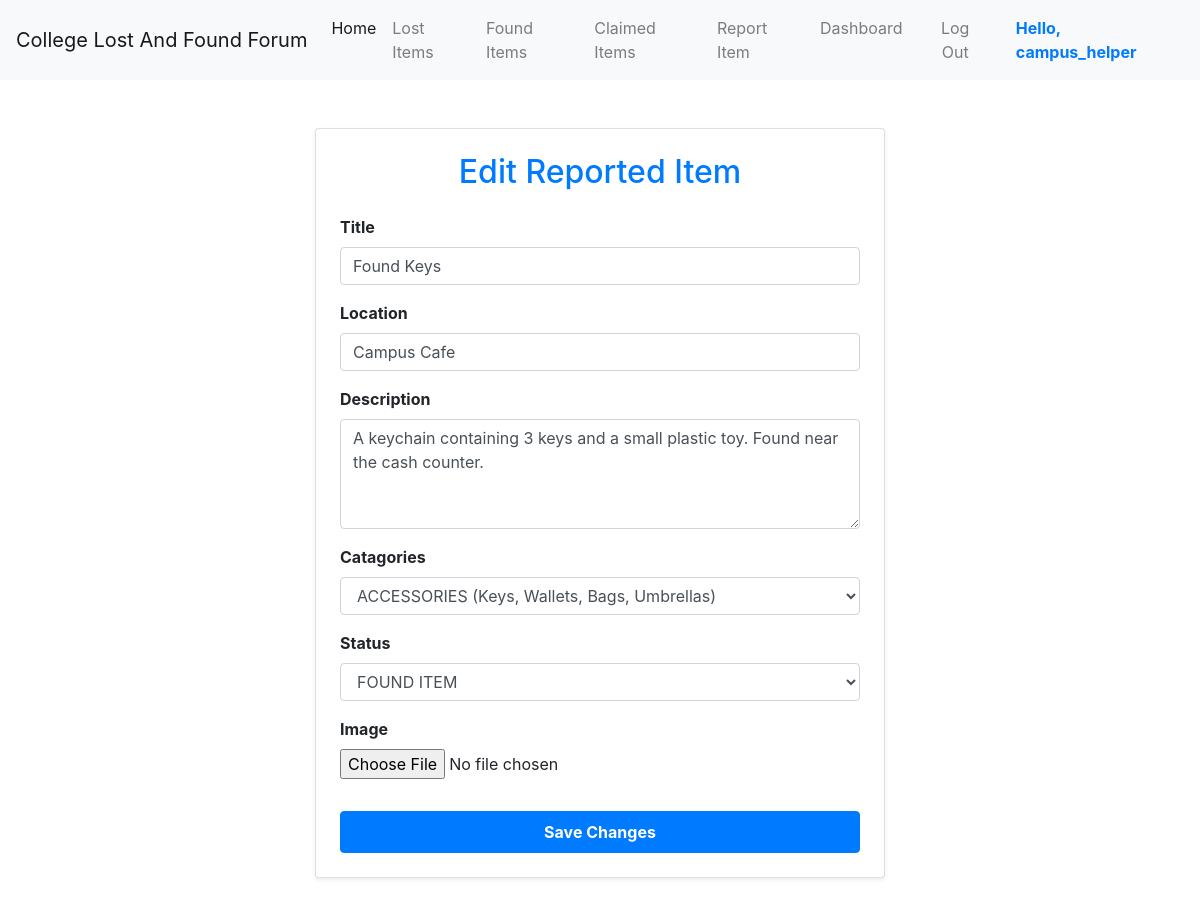
Screenshot of /items/14/edit/ (signed in) with the database file from the repository.
### lost_found/models.py (models this page shows)
class Item(models.Model):
    title = models.CharField(max_length=200)
    location = models.CharField(max_length=200)
    description = models.TextField()
    catagories = models.CharField(
        max_length=3,
        choices=ctg,
        default='Oth'
    )
    status= models.CharField(
        max_length=3,
        choices=stat,
        default="L"
    )
    image = models.ImageField(upload_to="lostitems/", blank=True, null=True)
    created_at = models.DateTimeField(auto_now_add=True)
    user = models.ForeignKey(settings.AUTH_USER_MODEL, on_delete=models.CASCADE)
    claimed_by = models.ForeignKey(settings.AUTH_USER_MODEL, on_delete=models.SET_NULL, null=True, blank=True, related_name='claimed_items')

### lost_found/views.py (the view)
# urls.py: path("items/<int:item_id>/edit/", views.edit_item, name="edit item"),
@login_required
def edit_item(request, item_id):
    item = get_object_or_404(Item, id=item_id)
    if item.user != request.user:
        raise PermissionDenied("You do not have permission to edit this item.")
    if request.method == 'POST':
        form = Itemform(request.POST, request.FILES, instance=item)
        if form.is_valid():
            form.save()
            return redirect('dashboard')
    else:
        form = Itemform(instance=item)
    return render(request, "lostitemreg.html", context={'form': form, 'is_edit': True, 'item': item})

### lost_found/forms.py
class Itemform(forms.ModelForm):
    class Meta:
        model = Item
        fields = ['title', 'location', 'description', 'catagories', 'status', 'image']
        widgets = {
            'title': forms.TextInput(attrs={'class': 'form-control', 'placeholder': 'Enter item title'}),
            'location': forms.TextInput(attrs={'class': 'form-control', 'placeholder': 'Enter location'}),
            'description': forms.Textarea(attrs={'class': 'form-control', 'rows': 4, 'placeholder': 'Provide a description...'}),
            'catagories': forms.Select(attrs={'class': 'form-control'}),
            'status': forms.Select(attrs={'class': 'form-control'}),
            'image': forms.ClearableFileInput(attrs={'class': 'form-control-file'}),
        }

### lost_found/templates/lostitemreg.html (shortened to what this page needs)
{% extends "base.html" %}
{% block content %}
<div class="container my-5" style="max-width: 600px;">
    <div class="card p-4 shadow-sm">
        <h2 class="text-center mb-4 text-primary">{% if is_edit %}Edit Reported Item{% else %}Report Lost or Found Item{% endif %}</h2>
        <form method="POST" enctype="multipart/form-data" novalidate>
            {% for field in form %}
                <div class="form-group mb-3">
                    <label for="{{ field.id_for_label }}" class="font-weight-bold">{{ field.label }}</label>
                    {{ field }}
                </div>
            {% endfor %}
            <button type="submit" class="btn btn-primary w-100 py-2 mt-3 font-weight-bold">{% if is_edit %}Save Changes{% else %}Submit Report{% endif %}</button>
        </form>
    </div>
</div>
{% endblock %}

### lost_found/templates/base.html (shortened to what this page needs)
<!DOCTYPE html>
<html lang="en">
  <head>
    <link rel="stylesheet" href="https://stackpath.bootstrapcdn.com/bootstrap/4.3.1/css/bootstrap.min.css"  rel="stylesheet" />
  </head>
  <body>
    <nav class="navbar navbar-expand-lg navbar-light bg-light">
      <a class="navbar-brand" href="{% url 'home' %}">College Lost And Found Forum</a>
      <div class="collapse navbar-collapse" id="navbarNav">
        <ul class="navbar-nav">
  <li class="nav-item active">
    <a class="nav-link" href="{% url 'home' %}">Home</a>
  </li>
  <li class="nav-item">
      <a class="nav-link" href="{% url 'Lost Items' %}">Lost Items</a>
    </li>
  <li class="nav-item">
      <a class="nav-link" href="{% url 'Found Items' %}">Found Items</a>
    </li>
  <li class="nav-item">
      <a class="nav-link" href="{% url 'Claimed Items' %}">Claimed Items</a>
    </li>
  {% if user.is_authenticated %}
    <li class="nav-item">
      <a class="nav-link" href="{% url 'Lost Item Registration' %}">Report Item</a>
    </li>
    <li class="nav-item">
      <a class="nav-link" href="{% url 'dashboard' %}">Dashboard</a>
    </li>
    <li class="nav-item">
  <form action="{% url 'logout' %}" method="POST" class="form-inline d-inline">
    <button type="submit" class="btn btn-link nav-link" style="display: inline; border: none; background: none; margin: 0; padding: 8px 15px;">
      Log Out
    </button>
  </form>
</li>
    <span class="navbar-text ml-lg-3 text-primary font-weight-bold">
      Hello, {{ user.username }}
    </span>
  {% endif %}
</ul>
      </div>
    </nav>
    <div class="container">{% block content %} {% endblock %}</div>
  </body>
</html>

### rows the page displays
Item: form "Found Keys" "Campus Cafe" "A keychain containing 3 keys and a small plastic toy. Found near the cash counter." "ACCESSORIES (Keys, Wallets, Bags, Umbrellas)" "FOUND ITEM"

### other values shown
{{ user.username }} "campus_helper"
{{ field.label }} "Title" "Location" "Description" "Catagories" "Status" "Image"
